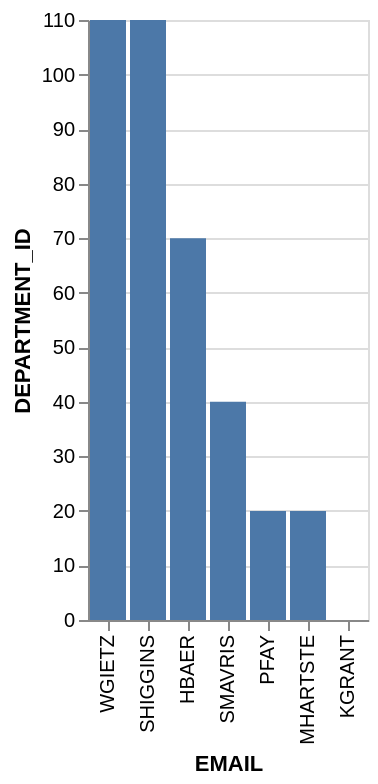

Write a Vega-Lite specification for this figure.
### Vega-Lite specification from a JSON file in a GitHub repository (floating-point values rounded to 4 significant figures)
{"data": {"values": [{"x_data": "WGIETZ", "y_data": 110}, {"x_data": "SHIGGINS", "y_data": 110}, {"x_data": "HBAER", "y_data": 70}, {"x_data": "SMAVRIS", "y_data": 40}, {"x_data": "PFAY", "y_data": 20}, {"x_data": "MHARTSTE", "y_data": 20}, {"x_data": "KGRANT", "y_data": 0}]}, "mark": "bar", "encoding": {"x": {"field": "x_data", "type": "nominal", "title": "EMAIL", "sort": {"op": "sum", "field": "y_data", "order": "descending"}}, "y": {"field": "y_data", "type": "quantitative", "title": "DEPARTMENT_ID"}}}
